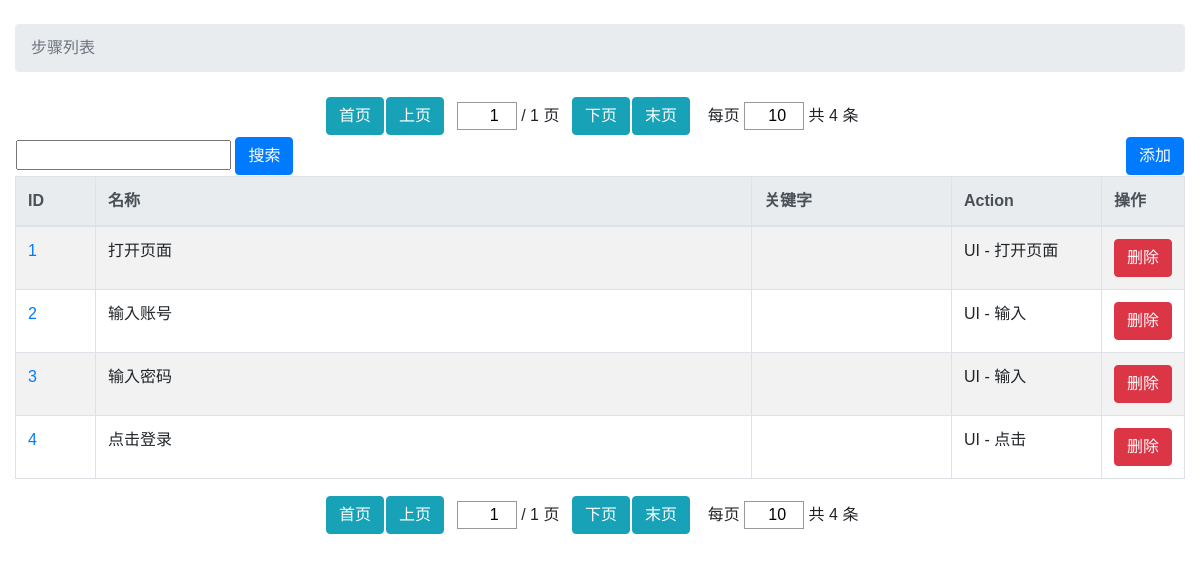
The page /steps/ (signed in) on the database as committed earlier.
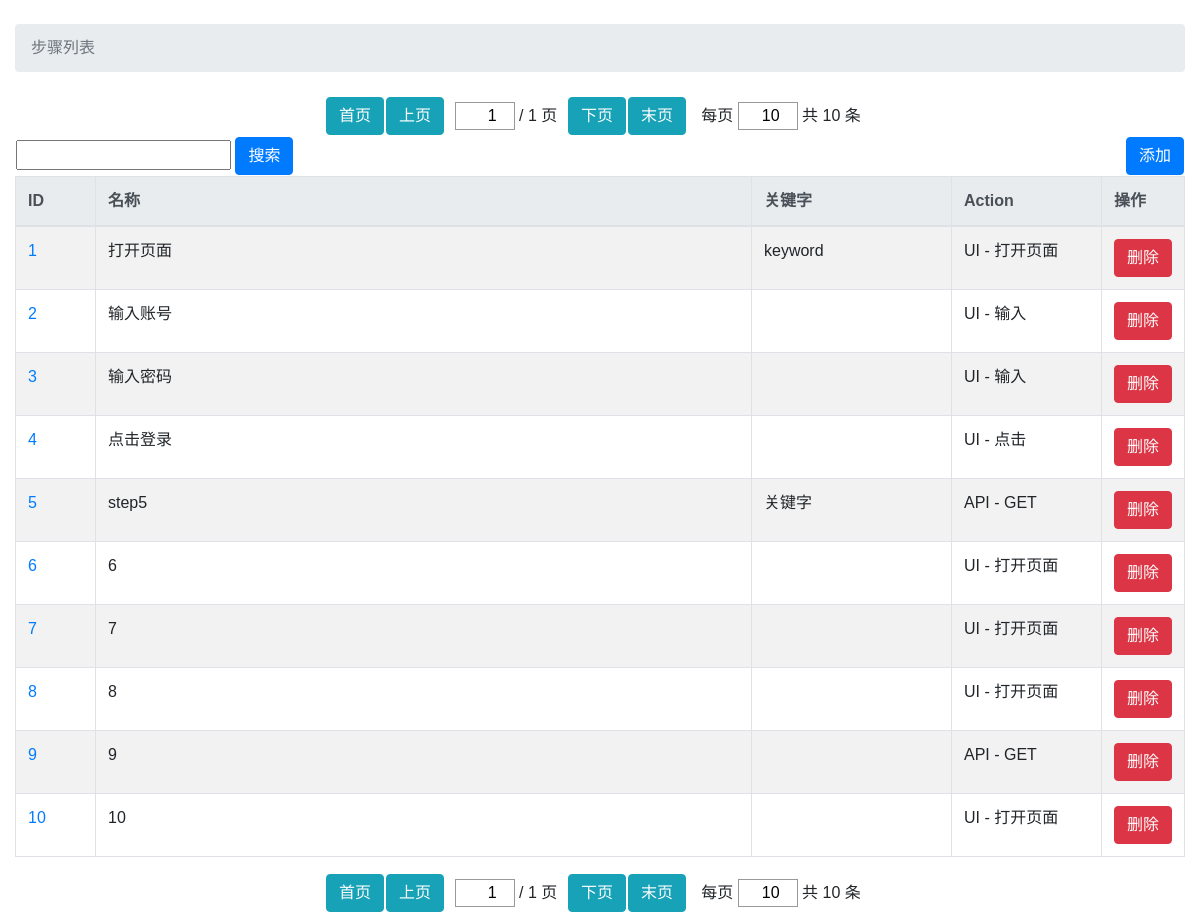
The same page on the database as committed later.
### main/models.py (models this page shows, shortened)
class Step(models.Model):
    name = models.CharField(max_length=100)
    description = models.TextField(blank=True)
    keyword = models.CharField(max_length=100, blank=True, default='')
    creator = models.ForeignKey(User, verbose_name='创建人', related_name='step_creator', on_delete=models.DO_NOTHING)
    created_date = models.DateTimeField('创建时间', auto_now_add=True, null=True)
    modifier = models.ForeignKey(User, verbose_name='修改人', related_name='step_modifier', on_delete=models.DO_NOTHING)
    modified_date = models.DateTimeField('修改时间', auto_now=True, null=True)
    is_active = models.BooleanField(default=True)
    action = models.ForeignKey('main.Action', on_delete=models.DO_NOTHING)
    timeout = models.FloatField(blank=True, null=True)
    save_as = models.CharField(blank=True, max_length=100)
    ui_by_list = (
        (0, ''),
        (1, 'id'),
        (2, 'xpath'),
        (3, 'link text'),
        (4, 'partial link text'),
        (5, 'name'),
        (6, 'tag name'),
        (7, 'class name'),
        (8, 'css selector'),
        (9, 'public element'),
        (10, 'variable'),
    )
    ui_by = models.IntegerField(choices=ui_by_list, default=0)
    ui_locator = models.TextField(blank=True)
    ui_index = models.IntegerField(blank=True, null=True)
    ui_base_element = models.TextField(blank=True)
    ui_data = models.TextField(blank=True)
    ui_special_action_list = (
        (0, ''),
        (1, 'click'),
        (2, 'click_and_hold'),
        (3, 'context_click'),
        (4, 'double_click'),
        (5, 'release'),
        (6, 'move_by_offset'),
        (7, 'move_to_element'),
        (8, 'move_to_element_with_offset'),
        (9, 'drag_and_drop'),
        (10, 'drag_and_drop_by_offset'),
        (11, 'key_down'),
        (12, 'key_up'),
        (13, 'send_keys'),
        (14, 'send_keys_to_element'),
    )
    ui_special_action = models.IntegerField(choices=ui_special_action_list, default=0)
    ui_alert_handle_list = (
        (0, ''),
        (1, 'accept'),
        (2, 'dismiss'),
        (3, 'ignore'),
    )
    ui_alert_handle = models.IntegerField(choices=ui_alert_handle_list, default=0)
    api_url = models.TextField(blank=True)
    api_headers = models.TextField(blank=True)
    api_body = models.TextField(blank=True)
    api_data = models.TextField(blank=True)
    class Meta:
        ordering = ['name']
        pass

class Action(models.Model):
    name = models.CharField(max_length=100)
    description = models.TextField(blank=True)
    keyword = models.CharField(max_length=100, blank=True, default='')
    creator = models.ForeignKey(User, verbose_name='创建人', related_name='action_creator', on_delete=models.DO_NOTHING)
    created_date = models.DateTimeField('创建时间', auto_now_add=True, null=True)
    modifier = models.ForeignKey(User, verbose_name='修改人', related_name='action_modifier', on_delete=models.DO_NOTHING)
    modified_date = models.DateTimeField('修改时间', auto_now=True, null=True)
    is_active = models.BooleanField(default=True)
    type = models.ForeignKey('main.ActionType', on_delete=models.DO_NOTHING)
    class Meta:
        unique_together = ('name', 'type')
    def __str__(self):
        return '{} - {}'.format(self.type, self.name)

class ActionType(models.Model):
    name = models.CharField(max_length=100)
    description = models.TextField(blank=True)
    keyword = models.CharField(max_length=100, blank=True, default='')
    creator = models.ForeignKey(User, verbose_name='创建人', related_name='action_type_creator',
                                on_delete=models.DO_NOTHING)
    created_date = models.DateTimeField('创建时间', auto_now_add=True, null=True)
    modifier = models.ForeignKey(User, verbose_name='修改人', related_name='action_type_modifier',
                                 on_delete=models.DO_NOTHING)
    modified_date = models.DateTimeField('修改时间', auto_now=True, null=True)
    is_active = models.BooleanField(default=True)
    def __str__(self):
        return self.name

### main/views.py (the view)
# urls.py: path('steps/', mv.steps, name='steps'),
@login_required
def steps(request):
    if request.method == 'POST':
        page = int(request.POST.get('page', 1)) if request.POST.get('page') != '' else 1
        size = int(request.POST.get('size', 5)) if request.POST.get('size') != '' else 10
        search_text = str(request.POST.get('search_text', ''))
    else:
        page = int(request.COOKIES.get('page', 1))
        size = int(request.COOKIES.get('size', 10))
        search_text = ''
    keyword_list_temp = search_text.split(' ')
    keyword_list = list()
    for keyword in keyword_list_temp:
        if keyword.strip() != '':
            keyword_list.append(keyword)
    q = get_query_condition(keyword_list)
    objects = Step.objects.filter(q, is_active=1).order_by('id').select_related('action__type')
    paginator = Paginator(objects, size)
    try:
        objects = paginator.page(page)
    except PageNotAnInteger:
        objects = paginator.page(1)
        page = 1
    except EmptyPage:
        objects = paginator.page(paginator.num_pages)
        page = paginator.num_pages
    paginator_form = PaginatorForm(initial={'page': page, 'size': size})
    return render(request, 'main/steps.html', locals())

### main/forms.py
class PaginatorForm(forms.Form):
    page = forms.IntegerField(min_value=1, required=False)
    size = forms.IntegerField(min_value=1, max_value=10000, required=False)

### main/views.py (called while the page is built)
def get_query_condition(query_str_list):
    q = Q()
    for query_str in query_str_list:
        query_str = str(query_str)
        q |= Q(name__icontains=query_str) | Q(keyword__icontains=query_str)
    return q

### main/templates/main/steps.html (shortened to what this page needs)
<!DOCTYPE HTML>
{% load staticfiles %}
<html>
    <head>
        <link rel="stylesheet" href='{% static "main/js/jquery-ui-1.12.1.custom/jquery-ui.min.css" %}'>
        <link rel="stylesheet" href="{% static 'main/css/bootstrap.min.css' %}">
        <link rel="stylesheet" href='{% static "main/css/main.css" %}'>
    </head>
    <body>
        <div class="container-fluid">
            <ol class="breadcrumb my-4">
                <li class="breadcrumb-item active">步骤列表</li>
            </ol>
            <form action="" method="post" id="objects_form">
                {% include 'main/paginator.html' %}
                <table>
                    <colgroup>
                        <col style='width:300px;'>
                        <col>
                        <col style='width:50px;'>
                    </colgroup>
                    <tr>
                        <td>
                            <input type="text" id="search_text" name="search_text" value="{{ search_text }}">
                            <button type="submit" id='search_button' class="btn btn-primary" >搜索</button>
                        </td>
                        <td></td>
                        <td><button type="button" id="add_button" class="btn btn-primary" onclick="window.open('{% url "step_add" %}');">添加</button></td>
                    </tr>
                </table>
                <div class="table-responsive">
                    <table id='result_table' class="table table-striped table-bordered table-hover">
                        <colgroup>
                            <col style='width: 80px;'>
                            <col>
                            <col style='width: 200px;'>
                            <col style='width: 150px;'>
                            <col style='width: 80px;'>
                        </colgroup>
                        <thead class="thead-light">
                            <tr>
                                <th>ID</th>
                                <th>名称</th>
                                <th>关键字</th>
                                <th>Action</th>
                                <th>操作</th>
                            </tr>
                        </thead>
                        <tbody id='tbody1'>
                            {% for object in objects %}
                                <tr object_id="{{ object.id }}">
                                    <td col_name='id'><a target="_blank" href="{% url 'step' object.id %}">{{ object.id }}</a></td>
                                    <td quick_update col_name='name'>{{ object.name }}</td>
                                    <td quick_update col_name='keyword'>{{ object.keyword }}</td>
                                    <td col_name='action'>{{ object.action }}</td>
                                    <td>
                                        <button type="button" id="delete_button" name="delete_button" class="btn btn-danger">删除</button>
                                    </td>
                                </tr>
                            {% empty %}
                                <tr>
                                    <td colspan="4" class="align-c">查无数据</td>
                                </tr>
                            {% endfor %}
                        </tbody>
                    </table>
                </div>
                {% include 'main/paginator.html' %}
            </form>
        </div>
    </body>
</html>

### main/templates/main/paginator.html
<div name="operate_div" class="paginator">
    <table>
        <colgroup>
            <col style="width: 50px;">
            <col style="width: 50px;">
            <col>
            <col style="width: 50px;">
            <col style="width: 50px;">
            <col>
        </colgroup>
        <tr>
            <td><button name="first_page_button" class="btn btn-info">首页</button></td>
            <td><button name="prev_page_button" class="btn btn-info">上页</button></td>
            <td><div>{{ paginator_form.page }}&nbsp;/&nbsp;{{ paginator.num_pages }}&nbsp;页</div></td>
            <td><button name="next_page_button" class="btn btn-info">下页</button></td>
            <td><button name="last_page_button" class="btn btn-info">末页</button></td>
            <td><div>每页&nbsp;{{ paginator_form.size }}&nbsp;共&nbsp;{{ paginator.count }}&nbsp;条</div></td>
        </tr>
    </table>
</div>

### main/static/main/css/main.css (style rules this page uses)
body { font-family: Arial, Microsoft YaHei, SimHei; }
a { text-decoration: none; }
table { width: 100%; }
td { word-wrap:break-word; overflow:auto; }
div.paginator { width: 550px; margin: 0 auto; text-align: center }
div.paginator td { text-align: center; }
div.paginator input { width: 60px; border: 1px solid rgb(153, 153, 153); resize: vertical; text-align: right; }

Rows that differ between the two databases and show on the page:
changed Step "打开页面": keyword (not shown) → "keyword"
added Step: id "5", name "step5", keyword "关键字", action "API - GET"
added Step: id "6", name "6", action "UI - 打开页面"
added Step: id "7", name "7", action "UI - 打开页面"
added Step: id "8", name "8", action "UI - 打开页面"
added Step: id "9", name "9", action "API - GET"
added Step: id "10", name "10", action "UI - 打开页面"
Other text that changed with them:
{{ paginator.count }}: "4 4" → "10 10"
